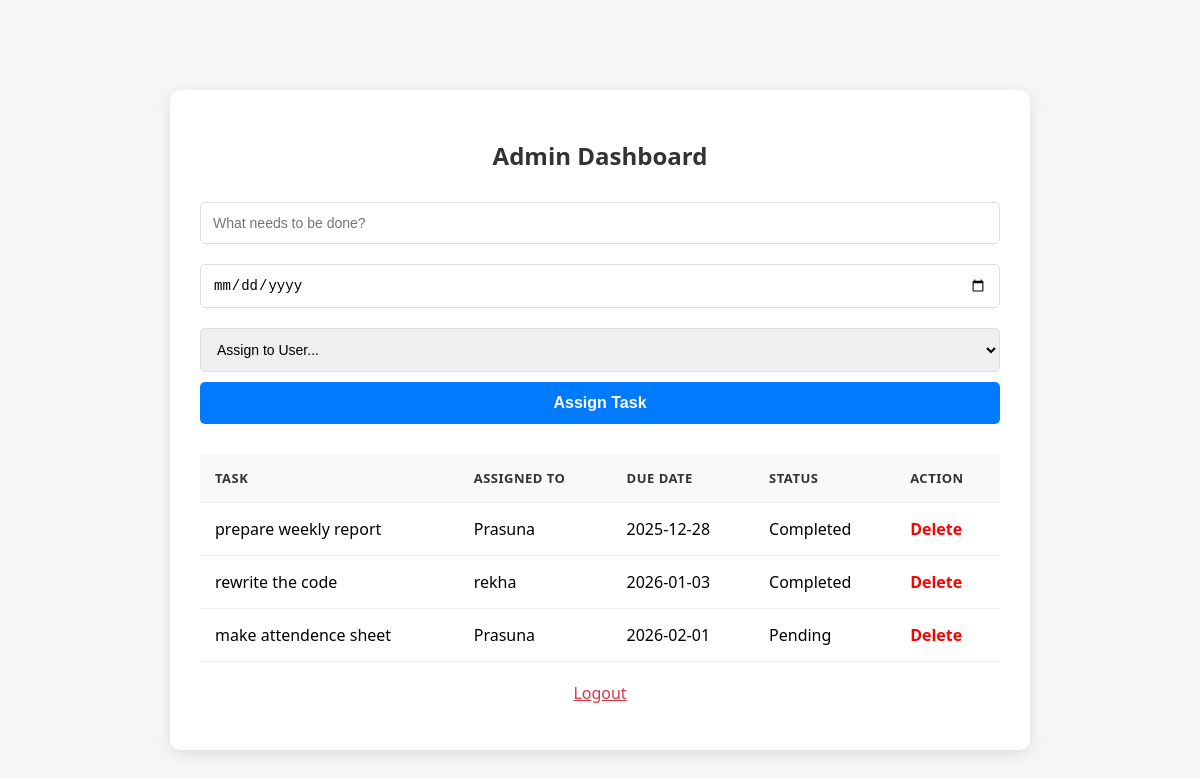
The app's page /dashboard (signed in) with its own data.
### tables this page shows
CREATE TABLE tasks (id INTEGER PRIMARY KEY AUTOINCREMENT, title TEXT, status TEXT, assigned_to TEXT,due_date TEXT);

### app.py (the view)
@app.route('/dashboard')
def dashboard():
    if 'user' not in session: return redirect(url_for('login_page'))
    db = get_db()
    if session['role'] == 'admin':
        tasks = db.execute('SELECT * FROM tasks').fetchall()
        users = db.execute('SELECT username FROM users').fetchall()
        return render_template('admin.html', tasks=tasks, users=users)
    else:
        tasks = db.execute('SELECT * FROM tasks WHERE assigned_to = ?', (session['user'],)).fetchall()
        return render_template('dashboard.html', tasks=tasks)

### app.py (called while the page is built)
def get_db():
    conn = sqlite3.connect('database.db')
    conn.row_factory = sqlite3.Row
    return conn

### templates/admin.html (shortened to what this page needs)
<!DOCTYPE html>
<html>
<head>
    <link rel="stylesheet" href="{{ url_for('static', filename='style.css') }}">
</head>
<body>
    <div class="container" style="max-width: 800px; width: 90%;">
        <h2>Admin Dashboard</h2>
        <form action="/add_task" method="POST">
            <input type="text" name="title" placeholder="What needs to be done?" required>
            <input type="date" name="due_date" id="task_date" required>
            <select name="assigned_to">
                <option value="" disabled selected>Assign to User...</option>
            </select>
            <button type="submit">Assign Task</button>
        </form>
        <table>
            <thead>
                <tr>
                    <th>Task</th>
                    <th>Assigned To</th>
                    <th>Due Date</th>
                    <th>Status</th>
                    <th>Action</th>
                </tr>
            </thead>
            <tbody>
                {% for task in tasks %}
                <tr>
                    <td>{{ task.title }}</td>
                    <td>{{ task.assigned_to }}</td>
                    <td>{{ task.due_date }}</td>
                    <td>{{ task.status }}</td>
                    <td><a href="/delete_task/{{ task.id }}" style="color:red; font-weight:bold; text-decoration:none;" onclick="return confirm('Are you sure?')">Delete</a></td>
                </tr>
                {% endfor %}
            </tbody>
        </table>
        <p style="text-align:center; margin-top:20px;"><a href="/logout" style="color: #dc3545;">Logout</a></p>
    </div>
</body>
</html>

### static/style.css (style rules this page uses)
body { font-family: 'Segoe UI', Tahoma, Geneva, Verdana, sans-serif; background-color: #f4f7f6; display: flex; flex-direction: column; align-items: center; justify-content: center; min-height: 100vh; margin: 0; padding: 20px; }
.container { background: white; padding: 30px; border-radius: 10px; box-shadow: 0 4px 15px rgba(0,0,0,0.1); width: 100%; max-width: 800px; }
h1, h2 { color: #333; text-align: center; margin-bottom: 20px; }
input, select { width: 100%; padding: 12px; margin: 10px 0; border: 1px solid #ddd; border-radius: 5px; box-sizing: border-box; font-size: 14px; }
button, .btn { width: 100%; background-color: #007bff; color: white; border: none; padding: 12px; border-radius: 5px; cursor: pointer; font-size: 16px; font-weight: bold; text-align: center; text-decoration: none; display: inline-block; transition: background 0.3s ease; }
table { width: 100%; border-collapse: collapse; margin-top: 30px; background: #fff; }
th, td { padding: 15px; border-bottom: 1px solid #eee; text-align: left; }
th { background-color: #f8f9fa; color: #333; text-transform: uppercase; font-size: 13px; letter-spacing: 0.5px; }

### records on screen
tasks: title "prepare weekly report", assigned_to "Prasuna", due_date "2025-12-28", status "Completed"
tasks: title "rewrite the code", assigned_to "rekha", due_date "2026-01-03", status "Completed"
tasks: title "make attendence sheet", assigned_to "Prasuna", due_date "2026-02-01", status "Pending"
